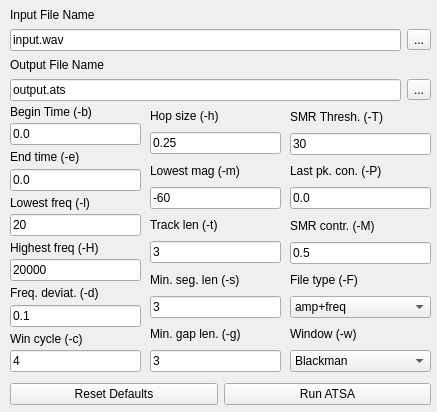
   <widget class="QWidget" name="tab_5" >
    <property name="geometry" >
     <rect>
      <x>0</x>
      <y>0</y>
      <width>437</width>
      <height>412</height>
     </rect>
    </property>
    <attribute name="title" >
     <string>ATSA</string>
    </attribute>
    <widget class="QWidget" name="layoutWidget_9" >
     <property name="geometry" >
      <rect>
       <x>10</x>
       <y>370</y>
       <width>421</width>
       <height>49</height>
      </rect>
     </property>
     <layout class="QHBoxLayout" >
      <item>
       <widget class="QPushButton" name="atsaResetPushButton" >
        <property name="text" >
         <string>Reset Defaults</string>
        </property>
       </widget>
      </item>
      <item>
       <widget class="QPushButton" name="atsaRunPushButton" >
        <property name="text" >
         <string>Run ATSA</string>
        </property>
       </widget>
      </item>
     </layout>
    </widget>
    <widget class="QWidget" name="layoutWidget_12" >
     <property name="geometry" >
      <rect>
       <x>10</x>
       <y>0</y>
       <width>421</width>
       <height>101</height>
      </rect>
     </property>
     <layout class="QGridLayout" >
      <property name="verticalSpacing" >
       <number>0</number>
      </property>
      <item row="0" column="0" >
       <widget class="QLabel" name="label_41" >
        <property name="text" >
         <string>Input File Name</string>
        </property>
       </widget>
      </item>
      <item row="1" column="0" >
       <widget class="QLineEdit" name="atsaInputLineEdit" >
        <property name="text" >
         <string>input.wav</string>
        </property>
       </widget>
      </item>
      <item row="1" column="1" >
       <widget class="QToolButton" name="toolButton_9" >
        <property name="text" >
         <string>...</string>
        </property>
       </widget>
      </item>
      <item row="2" column="0" >
       <widget class="QLabel" name="label_42" >
        <property name="text" >
         <string>Output File Name</string>
        </property>
       </widget>
      </item>
      <item row="3" column="0" >
       <widget class="QLineEdit" name="atsaOutputLineEdit" >
        <property name="text" >
         <string>output.ats</string>
        </property>
       </widget>
      </item>
      <item row="3" column="1" >
       <widget class="QToolButton" name="toolButton_10" >
        <property name="text" >
         <string>...</string>
        </property>
       </widget>
      </item>
     </layout>
    </widget>
    <widget class="QWidget" name="layoutWidget_13" >
     <property name="geometry" >
      <rect>
       <x>10</x>
       <y>100</y>
       <width>131</width>
       <height>272</height>
      </rect>
     </property>
     <layout class="QGridLayout" >
      <property name="spacing" >
       <number>0</number>
      </property>
      <item row="1" column="0" >
       <widget class="QLineEdit" name="atsaBeginLineEdit" >
        <property name="text" >
         <string>0.0</string>
        </property>
       </widget>
      </item>
      <item row="2" column="0" >
       <widget class="QLabel" name="label_46" >
        <property name="text" >
         <string>End time (-e)</string>
        </property>
       </widget>
      </item>
      <item row="3" column="0" >
       <widget class="QLineEdit" name="atsaEndLineEdit" >
        <property name="text" >
         <string>0.0</string>
        </property>
       </widget>
      </item>
      <item row="6" column="0" >
       <widget class="QLabel" name="label_47" >
        <property name="text" >
         <string>Highest freq (-H)</string>
        </property>
       </widget>
      </item>
      <item row="7" column="0" >
       <widget class="QLineEdit" name="atsaHighestLineEdit" >
        <property name="text" >
         <string>20000</string>
        </property>
       </widget>
      </item>
      <item row="8" column="0" >
       <widget class="QLabel" name="label_48" >
        <property name="text" >
         <string>Freq. deviat. (-d)</string>
        </property>
       </widget>
      </item>
      <item row="9" column="0" >
       <widget class="QLineEdit" name="atsaDeviationLineEdit" >
        <property name="text" >
         <string>0.1</string>
        </property>
       </widget>
      </item>
      <item row="4" column="0" >
       <widget class="QLabel" name="label_44" >
        <property name="text" >
         <string>Lowest freq (-l)</string>
        </property>
       </widget>
      </item>
      <item row="5" column="0" >
       <widget class="QLineEdit" name="atsaLowestLineEdit" >
        <property name="text" >
         <string>20</string>
        </property>
       </widget>
      </item>
      <item row="0" column="0" >
       <widget class="QLabel" name="label_45" >
        <property name="text" >
         <string>Begin Time (-b)</string>
        </property>
       </widget>
      </item>
      <item row="11" column="0" >
       <widget class="QLabel" name="label_49" >
        <property name="text" >
         <string>Win cycle (-c)</string>
        </property>
       </widget>
      </item>
      <item row="12" column="0" >
       <widget class="QLineEdit" name="atsaCycleLineEdit" >
        <property name="text" >
         <string>4</string>
        </property>
       </widget>
      </item>
     </layout>
    </widget>
    <widget class="QWidget" name="layoutWidget_14" >
     <property name="geometry" >
      <rect>
       <x>150</x>
       <y>100</y>
       <width>131</width>
       <height>272</height>
      </rect>
     </property>
     <layout class="QGridLayout" >
      <property name="spacing" >
       <number>0</number>
      </property>
      <item row="2" column="0" >
       <widget class="QLabel" name="label_50" >
        <property name="text" >
         <string>Hop size (-h)</string>
        </property>
       </widget>
      </item>
      <item row="3" column="0" >
       <widget class="QLineEdit" name="atsaHopSizeLineEdit" >
        <property name="text" >
         <string>0.25</string>
        </property>
       </widget>
      </item>
      <item row="4" column="0" >
       <widget class="QLabel" name="label_51" >
        <property name="text" >
         <string>Lowest mag (-m)</string>
        </property>
       </widget>
      </item>
      <item row="5" column="0" >
       <widget class="QLineEdit" name="atsaMagnitudeLineEdit" >
        <property name="text" >
         <string>-60</string>
        </property>
       </widget>
      </item>
      <item row="8" column="0" >
       <widget class="QLabel" name="label_52" >
        <property name="text" >
         <string>Min. seg. len (-s)</string>
        </property>
       </widget>
      </item>
      <item row="9" column="0" >
       <widget class="QLineEdit" name="atsaMinSegmentLineEdit" >
        <property name="text" >
         <string>3</string>
        </property>
       </widget>
      </item>
      <item row="10" column="0" >
       <widget class="QLabel" name="label_53" >
        <property name="text" >
         <string>Min. gap len. (-g)</string>
        </property>
       </widget>
      </item>
      <item row="11" column="0" >
       <widget class="QLineEdit" name="atsaMinGapLineEdit" >
        <property name="text" >
         <string>3</string>
        </property>
       </widget>
      </item>
      <item row="6" column="0" >
       <widget class="QLabel" name="label_54" >
        <property name="text" >
         <string>Track len (-t)</string>
        </property>
       </widget>
      </item>
      <item row="7" column="0" >
       <widget class="QLineEdit" name="atsaLengthLineEdit" >
        <property name="text" >
         <string>3</string>
        </property>
       </widget>
      </item>
     </layout>
    </widget>
    <widget class="QWidget" name="layoutWidget" >
     <property name="geometry" >
      <rect>
       <x>290</x>
       <y>101</y>
       <width>141</width>
       <height>271</height>
      </rect>
     </property>
     <layout class="QVBoxLayout" name="verticalLayout" >
      <property name="spacing" >
       <number>0</number>
      </property>
      <item>
       <widget class="QLabel" name="label_55" >
        <property name="text" >
         <string>SMR Thresh. (-T)</string>
        </property>
       </widget>
      </item>
      <item>
       <widget class="QLineEdit" name="atsaThresholdLineEdit" >
        <property name="text" >
         <string>30</string>
        </property>
       </widget>
      </item>
      <item>
       <widget class="QLabel" name="label_56" >
        <property name="text" >
         <string>Last pk. con. (-P)</string>
        </property>
       </widget>
      </item>
      <item>
       <widget class="QLineEdit" name="atsaLastPeakLineEdit" >
        <property name="text" >
         <string>0.0</string>
        </property>
       </widget>
      </item>
      <item>
       <widget class="QLabel" name="label_57" >
        <property name="text" >
         <string>SMR contr. (-M)</string>
        </property>
       </widget>
      </item>
      <item>
       <widget class="QLineEdit" name="atsaSmrLineEdit" >
        <property name="text" >
         <string>0.5</string>
        </property>
       </widget>
      </item>
      <item>
       <widget class="QLabel" name="label_60" >
        <property name="text" >
         <string>File type (-F)</string>
        </property>
       </widget>
      </item>
      <item>
       <widget class="QComboBox" name="atsaFileTypeComboBox" >
        <item>
         <property name="text" >
          <string>amp+freq</string>
         </property>
        </item>
        <item>
         <property name="text" >
          <string>amp+frq+phs</string>
         </property>
        </item>
        <item>
         <property name="text" >
          <string>amp+frq+res</string>
         </property>
        </item>
        <item>
         <property name="text" >
          <string>all</string>
         </property>
        </item>
       </widget>
      </item>
      <item>
       <widget class="QLabel" name="label_58" >
        <property name="text" >
         <string>Window (-w)</string>
        </property>
       </widget>
      </item>
      <item>
       <widget class="QComboBox" name="atsaWindowComboBox" >
        <item>
         <property name="text" >
          <string>Blackman</string>
         </property>
        </item>
        <item>
         <property name="text" >
          <string>Blackman H</string>
         </property>
        </item>
        <item>
         <property name="text" >
          <string>Hanning</string>
         </property>
        </item>
        <item>
         <property name="text" >
          <string>Von Hamm</string>
         </property>
        </item>
       </widget>
      </item>
     </layout>
    </widget>
   </widget>
